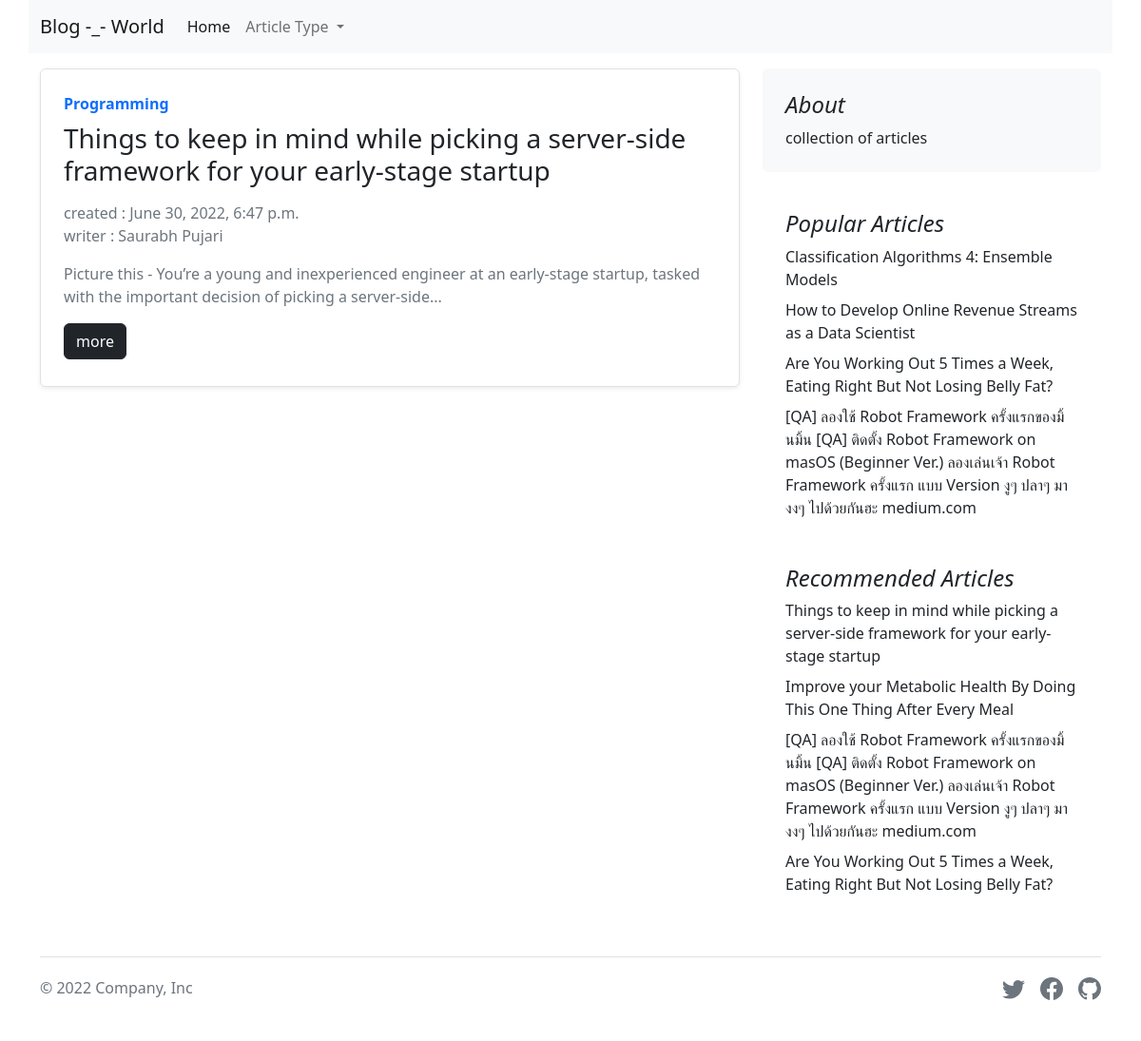
Before: /1/ with the older database file.
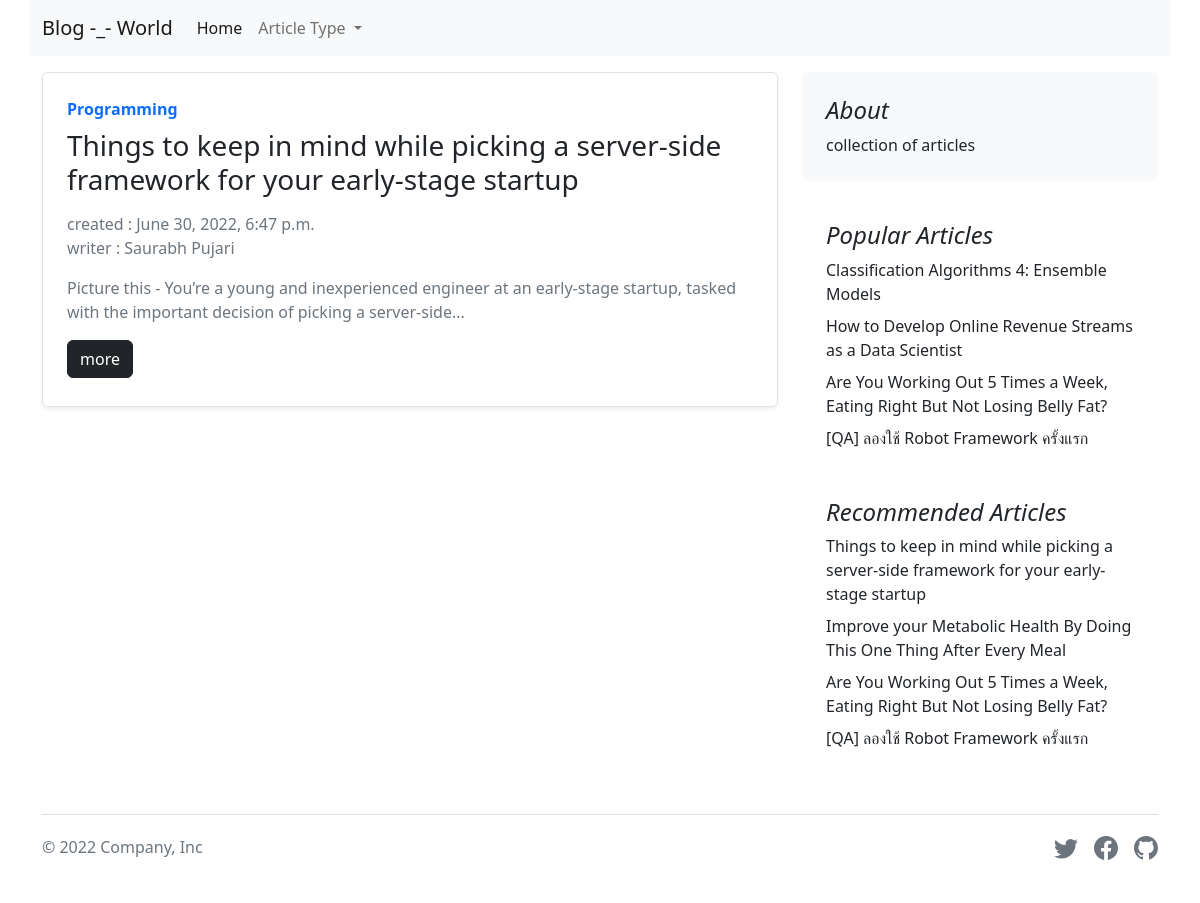
After: the same page with the newer database file.
### blog/models.py (models this page shows, shortened)
class Blogs(models.Model) :
    name = models.CharField(max_length=255)
    description = models.TextField()
    content = models.TextField()
    category = models.ForeignKey(Category,on_delete=models.CASCADE)
    writer = models.CharField(max_length=255)
    views = models.IntegerField(default=0)
    created = models.DateTimeField(auto_now_add=True)

### category/models.py (models this page shows)
class Category(models.Model) :
    name = models.CharField(max_length=255,unique=True)
    def __str__(self):
        return self.name

### blog/views.py (the view)
# urls.py: path('<int:category_id>/', resultdata, name='resultdata'),
def resultdata(request, category_id):
    results = Blogs.objects.filter(category_id=category_id)
    context = {
        'results': results,
        'categories': categories,
        'recommend': recommend,
        'popular': popular
    }
    return render(request, 'result.html', context)

### blog/templates/result.html (shortened to what this page needs)
{% extends 'layout.html' %}
{% block content %}
<div class="col-md-8" id="all_articles">
    {% for blog in results %}
    <div>
        <div class="row g-0 border rounded overflow-hidden flex-md-row mb-4 shadow-sm h-md-250 position-relative">
            <div class="col p-4 d-flex flex-column position-static">
                <strong class="d-inline-block mb-2 text-primary">{{blog.category}}</strong>
                <h3 class="mb-0">{{blog.name}}</h3>
                <div class="mb-1 text-muted">
                    <span class="row mx-0 mt-3">created : {{blog.created}}</span>
                    <span class="row mx-0 mb-3">writer : {{blog.writer}}</span>
                    <p class="card-text mb-auto">{{blog.description}}</p>
                    <a href="{% url 'blogDetail' blog.id %}" class="btn btn-dark mt-3">more</a>
                </div>
            </div>
        </div>
    </div>
    {% endfor %}
</div>
{% endblock %}

### blog/templates/layout.html (shortened to what this page needs)
<!doctype html>
<html lang="en">
<head>
    <link href="https://cdn.jsdelivr.net/npm/bootstrap@5.2.0-beta1/dist/css/bootstrap.min.css" rel="stylesheet"
>
</head>
<body>
    <nav class="navbar navbar-expand-lg bg-light container sticky-top mb-3">
        <div class="container-fluid">
          <a class="navbar-brand" href="/">Blog -_- World</a>
          <div class="collapse navbar-collapse" id="navbarNavDropdown">
            <ul class="navbar-nav">
              <li class="nav-item">
                <a class="nav-link active" aria-current="page" href="/">Home</a>
              </li>
              <li class="nav-item dropdown">
                <a class="nav-link dropdown-toggle" href="#" id="navbarDropdownMenuLink" role="button" data-bs-toggle="dropdown" aria-expanded="false">
                    Article Type
                </a>
              </li>
            </ul>
          </div>
        </div>
      </nav>
    <main class="container">
        <div class="row g-4">
            {% block content %}
            {% endblock %}
            <div class="col-md-4">
                <div class="position-sticky" style="top: 2rem;">
                    <div class="p-4 mb-3 bg-light rounded">
                        <h4 class="fst-italic">About</h4>
                        <p class="mb-0">collection of articles</p>
                    </div>
                    <div class="p-4">
                        <h4 class="fst-italic">Popular Articles</h4>
                        <ol class="list-unstyled mb-0">
                            {% for blog in popular %}
                            <li class="mt-2"><a href="{% url 'blogDetail' blog.id %}" class="text-dark text-decoration-none">{{blog.name}}</a></li>
                            {% endfor %}
                        </ol>
                    </div>
                    <div class="p-4">
                        <h4 class="fst-italic">Recommended Articles</h4>
                        <ol class="list-unstyled">
                            {% for blog in recommend %}
                            <li class="mt-2"><a href="{% url 'blogDetail' blog.id %}" class="text-dark text-decoration-none">{{blog.name}}</a></li>
                            {% endfor %}
                        </ol>
                    </div>
                </div>
            </div>
        </div>
    </main>
    <div class="container">
        <footer class="d-flex flex-wrap justify-content-between align-items-center py-3 my-4 border-top">
          <p class="col-md-4 mb-0 text-muted">&copy; 2022 Company, Inc</p>
          <a href="/" class="col-md-4 d-flex align-items-center justify-content-center mb-3 mb-md-0 me-md-auto link-dark text-decoration-none">
            <svg class="bi me-2" width="40" height="32"><use xlink:href="#bootstrap"/></svg>
          </a>
          <ul class="nav col-md-4 justify-content-end list-unstyled d-flex">
            <li class="ms-3">
                <a class="text-muted" href="#">
                </a>
             </li>
            <li class="ms-3">
                <a class="text-muted" href="#">
                </a>
             </li>
            <li class="ms-3">
                <a class="text-muted" href="#">
                </a>
             </li>
        </footer>
      </div>
</body>
</html>

Changed rows visible on the page:
changed Blogs "Are You Working Out 5 Times a Week, Eating Right But Not Losing Belly Fat?": moves up the list
changed Blogs: name "[QA] ลองใช้ Robot Framework ครั้งแรกของมิ้นมิ้น [QA] ติดตั้ง Robot Framework on masOS (Beginner Ver.) ลองเล่นเจ้า Robot Framework ครั้งแรก แบบ Version งูๆ ปลาๆ มางงๆ ไปด้วยกันฮะ medium.com" → "[QA] ลองใช้ Robot Framework ครั้งแรก"
